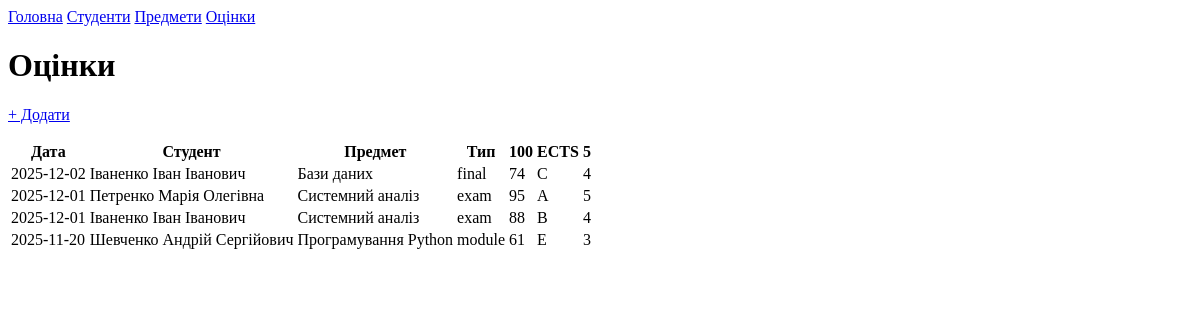
The app's page /grades/, older data.
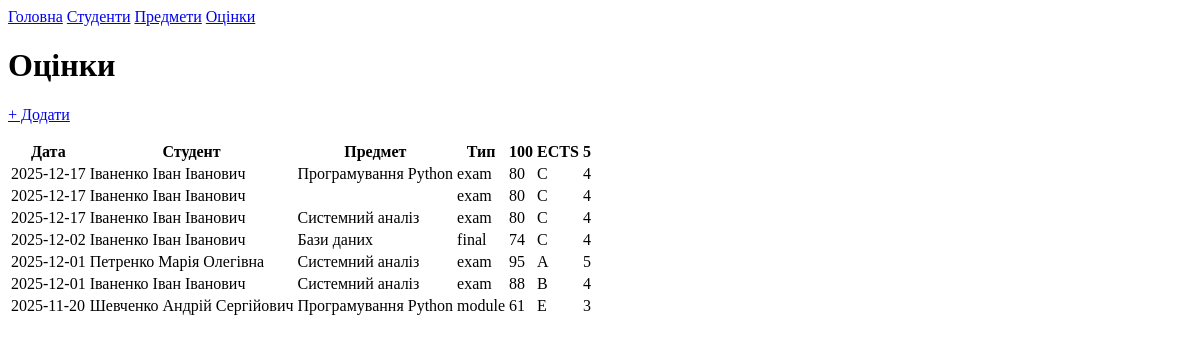
The same page, newer data.
### mvc-mvp-mvvm/mvc/app/models/grade.py (models this page shows, shortened)
class Grade(db.Model):
    __tablename__ = "grades"
    id: db.Mapped[int] = db.mapped_column(db.Integer, primary_key=True)
    student_id: db.Mapped[int] = db.mapped_column(
        db.Integer, db.ForeignKey("students.id", ondelete="CASCADE"), nullable=False
    )
    subject_id: db.Mapped[int] = db.mapped_column(
        db.Integer, db.ForeignKey("subjects.id", ondelete="CASCADE"), nullable=False
    )
    value: db.Mapped[int] = db.mapped_column(db.Integer, nullable=False)  # 0..100
    grade_type: db.Mapped[str] = db.mapped_column(db.String(30), nullable=False)
    grade_date: db.Mapped[date] = db.mapped_column(db.Date, nullable=False, default=date.today)
    student: db.Mapped["Student"] = db.relationship("Student", back_populates="grades")
    subject: db.Mapped["Subject"] = db.relationship("Subject", back_populates="grades")
    __table_args__ = (
        db.CheckConstraint("value >= 0 AND value <= 100", name="ck_grade_value_0_100"),
        db.UniqueConstraint("student_id", "subject_id", "grade_type", "grade_date", name="uq_grade"),
    )
    ECTS_BOUNDS: ClassVar[list[tuple[int, str]]] = [(90,"A"),(82,"B"),(74,"C"),(64,"D"),(60,"E"),(35,"FX"),(0,"F")]
    FIVE_BOUNDS: ClassVar[list[tuple[int, int]]] = [(90,5),(74,4),(60,3),(0,2)]
    @staticmethod
    def _map_by_bounds(value: int, bounds: Iterable[Tuple[int, T]]) -> T:
        v = int(value)
        last: Any = None
        for min_v, out in bounds:
            last = out
            if v >= min_v:
                return out
        return last  # bounds містять 0, тож сюди фактично не дійдемо
    def ects_letter(self) -> str:
        return self._map_by_bounds(self.value, self.ECTS_BOUNDS)
    def five_point(self) -> int:
        return self._map_by_bounds(self.value, self.FIVE_BOUNDS)

### mvc-mvp-mvvm/mvc/app/models/student.py (models this page shows, shortened)
class Student(db.Model):
    __tablename__ = "students"
    id: db.Mapped[int] = db.mapped_column(db.Integer, primary_key=True)
    full_name: db.Mapped[str] = db.mapped_column(db.String(200), nullable=False)
    group: db.Mapped[str] = db.mapped_column(db.String(50), nullable=False)
    enrollment_year: db.Mapped[int] = db.mapped_column(db.Integer, nullable=False)
    grades: db.Mapped[List["Grade"]] = db.relationship(
        "Grade", back_populates="student", cascade="all, delete-orphan"
    )

### mvc-mvp-mvvm/mvc/app/models/subject.py (models this page shows, shortened)
class Subject(db.Model):
    __tablename__ = "subjects"
    id: db.Mapped[int] = db.mapped_column(db.Integer, primary_key=True)
    name: db.Mapped[str] = db.mapped_column(db.String(200), nullable=False, unique=True)
    credits: db.Mapped[int] = db.mapped_column(db.Integer, nullable=False, default=3)
    semester: db.Mapped[int] = db.mapped_column(db.Integer, nullable=False, default=1)
    grades: db.Mapped[List["Grade"]] = db.relationship(
        "Grade", back_populates="subject", cascade="all, delete-orphan"
    )

### mvc-mvp-mvvm/mvc/app/controllers/grades.py (the view)
@bp.get("/")
def list_grades():
    grades = Grade.query.order_by(Grade.grade_date.desc(), Grade.id.desc()).all()
    return render_template("grades/list.html", grades=grades)

### mvc-mvp-mvvm/mvc/app/templates/grades/list.html
{% extends "base.html" %}
{% block content %}
<h1>Оцінки</h1>
<p><a href="{{ url_for('grades.new_grade_form') }}">+ Додати</a></p>
<table>
  <tr><th>Дата</th><th>Студент</th><th>Предмет</th><th>Тип</th><th>100</th><th>ECTS</th><th>5</th></tr>
  {% for g in grades %}
  <tr>
    <td>{{ g.grade_date }}</td>
    <td>{{ g.student.full_name }}</td>
    <td>{{ g.subject.name }}</td>
    <td>{{ g.grade_type }}</td>
    <td>{{ g.value }}</td>
    <td>{{ g.ects_letter() }}</td>
    <td>{{ g.five_point() }}</td>
  </tr>
  {% endfor %}
</table>
{% endblock %}

### mvc-mvp-mvvm/mvc/app/templates/base.html (shortened to what this page needs)
<!doctype html>
<html lang="uk">
<head>
  <link rel="stylesheet" href="{{ url_for('static', filename='styles.css') }}">
</head>
<body>
<nav>
  <a href="{{ url_for('home.index') }}">Головна</a>
  <a href="{{ url_for('students.list_students') }}">Студенти</a>
  <a href="{{ url_for('subjects.list_subjects') }}">Предмети</a>
  <a href="{{ url_for('grades.list_grades') }}">Оцінки</a>
</nav>
<main>
  {% block content %}{% endblock %}
</main>
</body>
</html>

Row changes from the older to the newer data that the page shows:
added Grade: grade_date "2025-12-17", student.full_name "Іваненко Іван Іванович", subject.name "Програмування Python", grade_type "exam", value "80", ects_letter "C", five_point "4"
added Grade: grade_date "2025-12-17", student.full_name "Іваненко Іван Іванович", grade_type "exam", value "80", ects_letter "C", five_point "4"
added Grade: grade_date "2025-12-17", student.full_name "Іваненко Іван Іванович", subject.name "Системний аналіз", grade_type "exam", value "80", ects_letter "C", five_point "4"
